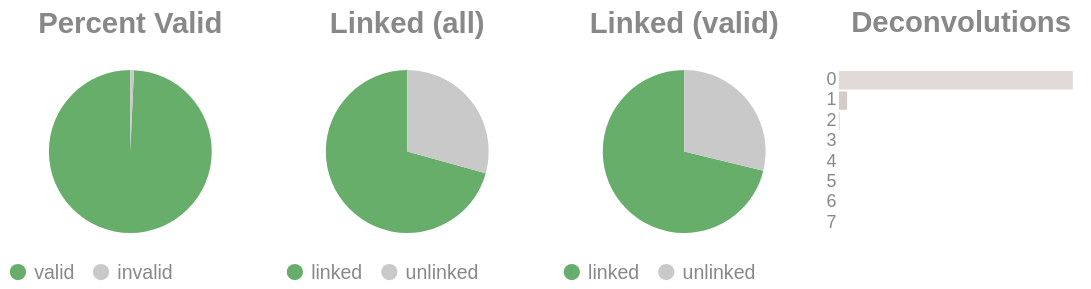

Notebook cell for this chart:
### Code cell
if SKIPLR:
    pass
else:
    clash = Counter()
    for i in valids['molecule'].to_list():
        _mol = i.split("-")
        if len(_mol) == 1:
            clash.update('0')
        else:
            clash.update(_mol[-1])

    _d = {"deconvolutions": [], 'count': []}
    for k,v in clash.items():
        _d['deconvolutions'].append(k)
        _d['count'].append(v)

    tot_valid = valids['reads'].sum()
    mask = valids['reads'] >= 2
    n_linked_reads = valids.filter(mask)['reads'].sum()
    if n_linked_reads == 0:
        print_html("No linked molecules (>=2 reads) were detected; skipping linked-only distributions.")
        SKIPLR = True
    else:
        perc_valid = round(tot_valid / n_reads, 4)
        linked_perc_abs = round(n_linked_reads / n_reads, 4)
        linked_perc = round(n_linked_reads / tot_valid, 4)

    _valid = pl.DataFrame({"valids": ['valid', 'invalid'], "count": [tot_valid, n_reads - tot_valid]})
    _linked_abs = pl.DataFrame({"linked (absolute)": ['linked', 'unlinked'], "count": [n_linked_reads, n_reads - n_linked_reads]})
    _linked_rel = pl.DataFrame({"linked (valids)": ['linked', 'unlinked'], "count": [n_linked_reads, tot_valid - n_linked_reads]})

    (
        alt.hconcat(
            piechart(_valid, goodval = 'valid', title = "Percent Valid"),
            piechart(_linked_abs, goodval = "linked", title =  "Linked (all)"),
            piechart(_linked_rel, goodval = "linked", title =  "Linked (valid)"),
            convolutionbar(pl.DataFrame(_d), title = "Deconvolutions"),
            center = True,
            bounds = 'flush'
        )
        .resolve_scale(color='independent')
        .resolve_legend('independent')
        .properties(usermeta={'embedOptions': {"actions": False}})
    ).display()

### Figure 1 — Vega-Lite specification as saved in the notebook (floating-point values rounded to 4 significant figures)
{"width": "container", "height": 400, "config": {"title": {"anchor": "start", "dy": -15, "fontSize": 18, "color": "#888888", "subtitleColor": "#888888", "subtitleFontSize": 14}, "arc": {"fill": "#0072B2"}, "axis": {"domainColor": "#888888", "domainWidth": 0.5, "gridWidth": 0.2, "grid": false, "titleFontWeight": 400, "titleFontSize": 15, "labelFontSize": 11, "labelColor": "#888888", "tickColor": "#888888", "tickWidth": 0.2, "titleColor": "#888888"}, "axisBand": {"grid": false}, "axisX": {"grid": true, "tickSize": 10, "domainCap": "round"}, "axisY": {"domain": false, "grid": true, "tickSize": 0, "domainCap": "round"}, "background": "transparent", "header": {"labelFontSize": 15, "labelColor": "#888888", "titleFontSize": 15, "titleFontWeight": 600, "titleColor": "#888888"}, "legend": {"labelFont": "sans-serif", "labelFontSize": 12, "labelColor": "#888888", "symbolSize": 100, "symbolType": "circle", "titleFontSize": 12, "titlePadding": 10, "titleColor": "#888888", "title": null}, "range": {"category": ["#E69F00", "#56B4E9", "#009E73", "#F0E442", "#0072B2", "#D55E00", "#CC79A7", "#000000"], "diverging": ["#cfe8f3", "#a2d4ec", "#73bfe2", "#46abdb", "#1696d2", "#12719e"]}, "area": {"fill": "#0072B2", "fillOpacity": 0.7, "line": true, "strokeOpacity": 0.7}, "line": {"color": "#0072B2", "stroke": "#0072B2", "strokeWidth": 2}, "trail": {"color": "#0072B2", "stroke": "#0072B2", "strokeWidth": 0, "size": 1}, "point": {"filled": true, "fillOpacity": 1.0, "size": 95}, "text": {"color": "#888888", "fontSize": 11, "align": "right", "fontWeight": 400, "size": 11}, "bar": {"fill": "#0072B2", "stroke": null}, "view": {"stroke": null, "continuousWidth": 660, "continuousHeight": 400}}, "hconcat": [{"data": {"name": "data-1d9d0df0f99ac378f7d2e94643f10bf0"}, "mark": {"type": "arc"}, "encoding": {"color": {"field": "valids", "legend": {"orient": "bottom", "title": null}, "scale": {"domain": ["valid", "invalid"], "range": ["#68ae6b", "#C9C9C9"]}, "title": "Valids", "type": "nominal"}, "theta": {"field": "count", "type": "quantitative"}, "tooltip": [{"field": "valids", "title": "Valids", "type": "ordinal"}, {"field": "percent", "format": ".2%", "title": "Percent", "type": "quantitative"}, {"field": "count", "title": "Count", "type": "quantitative"}]}, "height": 100, "title": {"text": "Percent Valid", "align": "center", "anchor": "middle"}, "transform": [{"calculate": "datum.count / 4956456", "as": "percent"}], "width": 150}, {"data": {"name": "data-ae86dad434a7f9e9bc58ea3aaddbdc7e"}, "mark": {"type": "arc"}, "encoding": {"color": {"field": "linked (absolute)", "legend": {"orient": "bottom", "title": null}, "scale": {"domain": ["linked", "unlinked"], "range": ["#68ae6b", "#C9C9C9"]}, "title": "Linked (Absolute)", "type": "nominal"}, "theta": {"field": "count", "type": "quantitative"}, "tooltip": [{"field": "linked (absolute)", "title": "Linked (Absolute)", "type": "ordinal"}, {"field": "percent", "format": ".2%", "title": "Percent", "type": "quantitative"}, {"field": "count", "title": "Count", "type": "quantitative"}]}, "height": 100, "title": {"text": "Linked (all)", "align": "center", "anchor": "middle"}, "transform": [{"calculate": "datum.count / 4956456", "as": "percent"}], "width": 150}, {"data": {"name": "data-ff0e65e0250b44c31a1e3c5f1b078627"}, "mark": {"type": "arc"}, "encoding": {"color": {"field": "linked (valids)", "legend": {"orient": "bottom", "title": null}, "scale": {"domain": ["linked", "unlinked"], "range": ["#68ae6b", "#C9C9C9"]}, "title": "Linked (Valids)", "type": "nominal"}, "theta": {"field": "count", "type": "quantitative"}, "tooltip": [{"field": "linked (valids)", "title": "Linked (Valids)", "type": "ordinal"}, {"field": "percent", "format": ".2%", "title": "Percent", "type": "quantitative"}, {"field": "count", "title": "Count", "type": "quantitative"}]}, "height": 100, "title": {"text": "Linked (valid)", "align": "center", "anchor": "middle"}, "transform": [{"calculate": "datum.count / 4921331", "as": "percent"}], "width": 150}, {"data": {"name": "data-78344f3e751a54f06ac4d6f2894aa7c9"}, "mark": {"type": "bar"}, "encoding": {"color": {"field": "deconvolutions", "legend": null, "scale": {"scheme": "lightgreyred"}, "type": "nominal"}, "tooltip": [{"field": "deconvolutions", "title": "Deconvolutions", "type": "ordinal"}, {"field": "percent", "format": ".2%", "title": "Percent", "type": "quantitative"}, {"field": "count", "title": "Count", "type": "quantitative"}], "x": {"axis": null, "field": "count", "type": "quantitative"}, "y": {"field": "deconvolutions", "sort": "ascending", "title": null, "type": "nominal"}}, "height": 100, "title": {"text": "Deconvolutions", "align": "center", "anchor": "middle"}, "transform": [{"calculate": "datum.count / 2185352", "as": "percent"}], "width": 150}], "bounds": "flush", "center": true, "resolve": {"legend": {"angle": "independent"}, "scale": {"color": "independent"}}, "usermeta": {"embedOptions": {"actions": false}}, "$schema": "https://vega.github.io/schema/vega-lite/v6.1.0.json", "datasets": {"data-1d9d0df0f99ac378f7d2e94643f10bf0": [{"valids": "valid", "count": 4921331}, {"valids": "invalid", "count": 35125}], "data-ae86dad434a7f9e9bc58ea3aaddbdc7e": [{"linked (absolute)": "linked", "count": 3504751}, {"linked (absolute)": "unlinked", "count": 1451705}], "data-ff0e65e0250b44c31a1e3c5f1b078627": [{"linked (valids)": "linked", "count": 3504751}, {"linked (valids)": "unlinked", "count": 1416580}], "data-78344f3e751a54f06ac4d6f2894aa7c9": [{"deconvolutions": "0", "count": 2106006}, {"deconvolutions": "1", "count": 73812}, {"deconvolutions": "2", "count": 4789}, {"deconvolutions": "3", "count": 592}, {"deconvolutions": "4", "count": 111}, {"deconvolutions": "5", "count": 30}, {"deconvolutions": "6", "count": 10}, {"deconvolutions": "7", "count": 2}]}}
